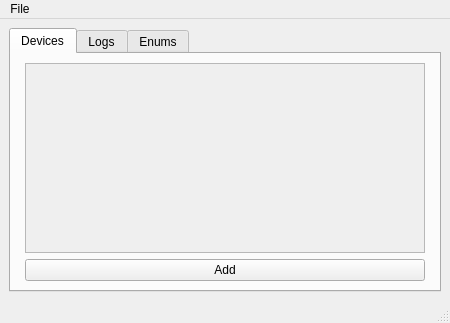
<?xml version="1.0" encoding="UTF-8"?>
<ui version="4.0">
 <class>MainWindow</class>
 <widget class="QMainWindow" name="MainWindow">
  <property name="geometry">
   <rect>
    <x>0</x>
    <y>0</y>
    <width>450</width>
    <height>323</height>
   </rect>
  </property>
  <property name="windowTitle">
   <string>MainWindow</string>
  </property>
  <widget class="QWidget" name="centralwidget">
   <layout class="QHBoxLayout" name="horizontalLayout" stretch="0,0,0,0">
    <property name="bottomMargin">
     <number>9</number>
    </property>
    <item>
     <widget class="QTabWidget" name="tabWidget">
      <property name="currentIndex">
       <number>0</number>
      </property>
      <widget class="QWidget" name="tab">
       <attribute name="title">
        <string>Devices</string>
       </attribute>
       <layout class="QVBoxLayout" name="verticalLayout_3">
        <item>
         <layout class="QVBoxLayout" name="verticalLayout_2">
          <item>
           <layout class="QHBoxLayout" name="horizontalLayout_3" stretch="0,10,0">
            <item>
             <spacer name="horizontalSpacer_2">
              <property name="orientation">
               <enum>Qt::Horizontal</enum>
              </property>
              <property name="sizeHint" stdset="0">
               <size>
                <width>0</width>
                <height>0</height>
               </size>
              </property>
             </spacer>
            </item>
            <item>
             <widget class="QScrollArea" name="scrollArea">
              <property name="maximumSize">
               <size>
                <width>400</width>
                <height>16777215</height>
               </size>
              </property>
              <property name="horizontalScrollBarPolicy">
               <enum>Qt::ScrollBarAlwaysOff</enum>
              </property>
              <property name="widgetResizable">
               <bool>true</bool>
              </property>
              <widget class="QWidget" name="scrollAreaContents">
               <property name="geometry">
                <rect>
                 <x>0</x>
                 <y>0</y>
                 <width>374</width>
                 <height>182</height>
                </rect>
               </property>
               <layout class="QVBoxLayout" name="verticalLayout"/>
              </widget>
             </widget>
            </item>
            <item>
             <spacer name="horizontalSpacer">
              <property name="orientation">
               <enum>Qt::Horizontal</enum>
              </property>
              <property name="sizeHint" stdset="0">
               <size>
                <width>0</width>
                <height>0</height>
               </size>
              </property>
             </spacer>
            </item>
           </layout>
          </item>
          <item>
           <layout class="QHBoxLayout" name="horizontalLayout_2">
            <item>
             <widget class="QPushButton" name="addButton">
              <property name="maximumSize">
               <size>
                <width>400</width>
                <height>16777215</height>
               </size>
              </property>
              <property name="text">
               <string>Add</string>
              </property>
             </widget>
            </item>
           </layout>
          </item>
         </layout>
        </item>
       </layout>
      </widget>
      <widget class="QWidget" name="Logs">
       <attribute name="title">
        <string>Logs</string>
       </attribute>
       <layout class="QVBoxLayout" name="verticalLayout_4">
        <item>
         <layout class="QVBoxLayout" name="logDetailsLayout"/>
        </item>
       </layout>
      </widget>
      <widget class="QWidget" name="tab_3">
       <attribute name="title">
        <string>Enums</string>
       </attribute>
       <layout class="QVBoxLayout" name="verticalLayout_5">
        <item>
         <layout class="QVBoxLayout" name="enumDetailsLayout"/>
        </item>
       </layout>
      </widget>
     </widget>
    </item>
    <item>
     <layout class="QVBoxLayout" name="deviceDetailsLayout"/>
    </item>
    <item>
     <layout class="QVBoxLayout" name="messageDetailsLayout"/>
    </item>
    <item>
     <layout class="QVBoxLayout" name="signalDetailsLayout"/>
    </item>
   </layout>
  </widget>
  <widget class="QMenuBar" name="menubar">
   <property name="geometry">
    <rect>
     <x>0</x>
     <y>0</y>
     <width>450</width>
     <height>20</height>
    </rect>
   </property>
   <widget class="QMenu" name="menuFile">
    <property name="title">
     <string>File</string>
    </property>
    <addaction name="actionOpen"/>
    <addaction name="actionSave"/>
    <addaction name="actionValidate"/>
   </widget>
   <addaction name="menuFile"/>
  </widget>
  <widget class="QStatusBar" name="statusbar"/>
  <action name="actionOpen">
   <property name="text">
    <string>Open</string>
   </property>
  </action>
  <action name="actionSave">
   <property name="text">
    <string>Save</string>
   </property>
  </action>
  <action name="actionValidate">
   <property name="text">
    <string>Validate</string>
   </property>
  </action>
  <action name="actionLogs">
   <property name="text">
    <string>Logs</string>
   </property>
  </action>
 </widget>
 <resources/>
 <connections/>
</ui>
